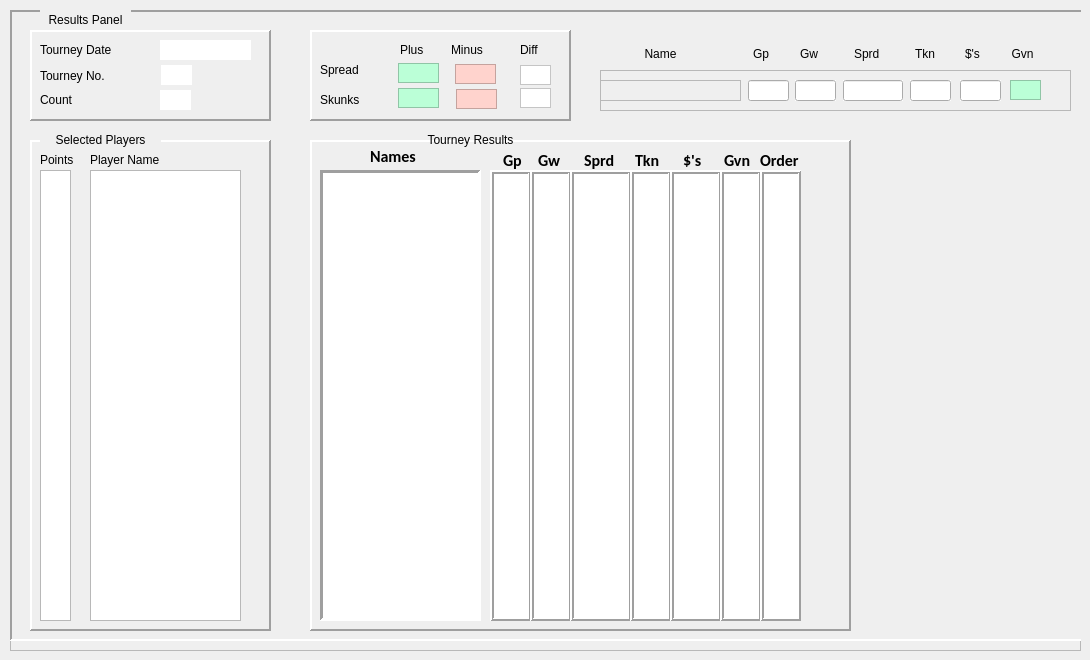
    <widget class="QWidget" name="resultsTab">
     <property name="autoFillBackground">
      <bool>true</bool>
     </property>
     <attribute name="title">
      <string>Results</string>
     </attribute>
     <widget class="QFrame" name="resultsTabPanel">
      <property name="geometry">
       <rect>
        <x>10</x>
        <y>10</y>
        <width>1071</width>
        <height>641</height>
       </rect>
      </property>
      <property name="autoFillBackground">
       <bool>true</bool>
      </property>
      <property name="frameShape">
       <enum>QFrame::Shape::StyledPanel</enum>
      </property>
      <property name="frameShadow">
       <enum>QFrame::Shadow::Raised</enum>
      </property>
      <widget class="QFrame" name="fr_resultsPanel">
       <property name="geometry">
        <rect>
         <x>0</x>
         <y>0</y>
         <width>1091</width>
         <height>631</height>
        </rect>
       </property>
       <property name="autoFillBackground">
        <bool>true</bool>
       </property>
       <property name="frameShape">
        <enum>QFrame::Shape::Panel</enum>
       </property>
       <property name="frameShadow">
        <enum>QFrame::Shadow::Sunken</enum>
       </property>
       <property name="lineWidth">
        <number>2</number>
       </property>
       <widget class="QFrame" name="fr_resultsHdrPanel">
        <property name="geometry">
         <rect>
          <x>20</x>
          <y>20</y>
          <width>241</width>
          <height>91</height>
         </rect>
        </property>
        <property name="autoFillBackground">
         <bool>true</bool>
        </property>
        <property name="frameShape">
         <enum>QFrame::Shape::Panel</enum>
        </property>
        <property name="frameShadow">
         <enum>QFrame::Shadow::Raised</enum>
        </property>
        <property name="lineWidth">
         <number>2</number>
        </property>
        <widget class="QLabel" name="label_9">
         <property name="geometry">
          <rect>
           <x>10</x>
           <y>10</y>
           <width>101</width>
           <height>20</height>
          </rect>
         </property>
         <property name="text">
          <string>Tourney Date</string>
         </property>
        </widget>
        <widget class="QLabel" name="label_10">
         <property name="geometry">
          <rect>
           <x>10</x>
           <y>36</y>
           <width>91</width>
           <height>20</height>
          </rect>
         </property>
         <property name="text">
          <string>Tourney No.</string>
         </property>
        </widget>
        <widget class="QLabel" name="label_11">
         <property name="geometry">
          <rect>
           <x>10</x>
           <y>60</y>
           <width>63</width>
           <height>20</height>
          </rect>
         </property>
         <property name="text">
          <string>Count</string>
         </property>
        </widget>
        <widget class="QLabel" name="lb_tourneyHdrDate">
         <property name="geometry">
          <rect>
           <x>130</x>
           <y>10</y>
           <width>91</width>
           <height>20</height>
          </rect>
         </property>
         <property name="styleSheet">
          <string notr="true">background-color: rgb(255, 255, 255);</string>
         </property>
         <property name="text">
          <string/>
         </property>
        </widget>
        <widget class="QLabel" name="lb_tourneyHdrNumber">
         <property name="geometry">
          <rect>
           <x>131</x>
           <y>35</y>
           <width>31</width>
           <height>20</height>
          </rect>
         </property>
         <property name="styleSheet">
          <string notr="true">background-color: rgb(255, 255, 255);</string>
         </property>
         <property name="text">
          <string/>
         </property>
        </widget>
        <widget class="QLabel" name="lb_tourneyHdrCount">
         <property name="geometry">
          <rect>
           <x>130</x>
           <y>60</y>
           <width>31</width>
           <height>20</height>
          </rect>
         </property>
         <property name="styleSheet">
          <string notr="true">background-color: rgb(255, 255, 255);</string>
         </property>
         <property name="text">
          <string/>
         </property>
        </widget>
       </widget>
       <widget class="QFrame" name="fr_resultsTracking">
        <property name="geometry">
         <rect>
          <x>300</x>
          <y>20</y>
          <width>261</width>
          <height>91</height>
         </rect>
        </property>
        <property name="frameShape">
         <enum>QFrame::Shape::Panel</enum>
        </property>
        <property name="frameShadow">
         <enum>QFrame::Shadow::Raised</enum>
        </property>
        <property name="lineWidth">
         <number>2</number>
        </property>
        <widget class="QLabel" name="label_12">
         <property name="geometry">
          <rect>
           <x>10</x>
           <y>30</y>
           <width>63</width>
           <height>20</height>
          </rect>
         </property>
         <property name="text">
          <string>Spread</string>
         </property>
        </widget>
        <widget class="QLabel" name="label_13">
         <property name="geometry">
          <rect>
           <x>10</x>
           <y>60</y>
           <width>63</width>
           <height>20</height>
          </rect>
         </property>
         <property name="text">
          <string>Skunks</string>
         </property>
        </widget>
        <widget class="QLabel" name="label_14">
         <property name="geometry">
          <rect>
           <x>90</x>
           <y>10</y>
           <width>31</width>
           <height>20</height>
          </rect>
         </property>
         <property name="text">
          <string>Plus</string>
         </property>
        </widget>
        <widget class="QLabel" name="label_15">
         <property name="geometry">
          <rect>
           <x>141</x>
           <y>10</y>
           <width>51</width>
           <height>20</height>
          </rect>
         </property>
         <property name="text">
          <string>Minus</string>
         </property>
        </widget>
        <widget class="QLabel" name="label_16">
         <property name="geometry">
          <rect>
           <x>210</x>
           <y>10</y>
           <width>31</width>
           <height>20</height>
          </rect>
         </property>
         <property name="text">
          <string>Diff</string>
         </property>
        </widget>
        <widget class="QLabel" name="lb_spreadPlusValue">
         <property name="geometry">
          <rect>
           <x>88</x>
           <y>33</y>
           <width>41</width>
           <height>20</height>
          </rect>
         </property>
         <property name="styleSheet">
          <string notr="true">
background-color: rgb(187, 255, 215)
</string>
         </property>
         <property name="frameShape">
          <enum>QFrame::Shape::StyledPanel</enum>
         </property>
         <property name="text">
          <string/>
         </property>
        </widget>
        <widget class="QLabel" name="lb_spreadMinusValue">
         <property name="geometry">
          <rect>
           <x>145</x>
           <y>34</y>
           <width>41</width>
           <height>20</height>
          </rect>
         </property>
         <property name="styleSheet">
          <string notr="true">background-color: rgb(255, 211, 205);</string>
         </property>
         <property name="frameShape">
          <enum>QFrame::Shape::StyledPanel</enum>
         </property>
         <property name="text">
          <string/>
         </property>
        </widget>
        <widget class="QLabel" name="lb_spreadDiffValue">
         <property name="geometry">
          <rect>
           <x>210</x>
           <y>35</y>
           <width>31</width>
           <height>20</height>
          </rect>
         </property>
         <property name="styleSheet">
          <string notr="true">background-color: rgb(255, 255, 255);</string>
         </property>
         <property name="frameShape">
          <enum>QFrame::Shape::StyledPanel</enum>
         </property>
         <property name="text">
          <string/>
         </property>
        </widget>
        <widget class="QLabel" name="lb_skunkPlusValue">
         <property name="geometry">
          <rect>
           <x>88</x>
           <y>58</y>
           <width>41</width>
           <height>20</height>
          </rect>
         </property>
         <property name="styleSheet">
          <string notr="true">background-color: rgb(187, 255, 215);</string>
         </property>
         <property name="frameShape">
          <enum>QFrame::Shape::StyledPanel</enum>
         </property>
         <property name="text">
          <string/>
         </property>
        </widget>
        <widget class="QLabel" name="lb_skunkMinusValue">
         <property name="geometry">
          <rect>
           <x>146</x>
           <y>59</y>
           <width>41</width>
           <height>20</height>
          </rect>
         </property>
         <property name="styleSheet">
          <string notr="true">background-color: rgb(255, 211, 205);</string>
         </property>
         <property name="frameShape">
          <enum>QFrame::Shape::StyledPanel</enum>
         </property>
         <property name="text">
          <string/>
         </property>
        </widget>
        <widget class="QLabel" name="lb_skunkDiffValue">
         <property name="geometry">
          <rect>
           <x>210</x>
           <y>58</y>
           <width>31</width>
           <height>20</height>
          </rect>
         </property>
         <property name="styleSheet">
          <string notr="true">
background-color: rgb(255, 255, 255);</string>
         </property>
         <property name="frameShape">
          <enum>QFrame::Shape::StyledPanel</enum>
         </property>
         <property name="text">
          <string/>
         </property>
        </widget>
       </widget>
       <widget class="QFrame" name="fr_selectedPlayersPanel">
        <property name="geometry">
         <rect>
          <x>20</x>
          <y>130</y>
          <width>241</width>
          <height>491</height>
         </rect>
        </property>
        <property name="autoFillBackground">
         <bool>true</bool>
        </property>
        <property name="frameShape">
         <enum>QFrame::Shape::Panel</enum>
        </property>
        <property name="frameShadow">
         <enum>QFrame::Shadow::Raised</enum>
        </property>
        <property name="lineWidth">
         <number>2</number>
        </property>
        <widget class="QLabel" name="label_7">
         <property name="geometry">
          <rect>
           <x>10</x>
           <y>10</y>
           <width>41</width>
           <height>20</height>
          </rect>
         </property>
         <property name="text">
          <string>Points</string>
         </property>
        </widget>
        <widget class="QLabel" name="listOfPlayerNames">
         <property name="geometry">
          <rect>
           <x>60</x>
           <y>10</y>
           <width>91</width>
           <height>20</height>
          </rect>
         </property>
         <property name="text">
          <string>Player Name</string>
         </property>
        </widget>
        <widget class="QListWidget" name="lw_listOfPlayersPoints">
         <property name="geometry">
          <rect>
           <x>10</x>
           <y>30</y>
           <width>31</width>
           <height>451</height>
          </rect>
         </property>
        </widget>
        <widget class="QListWidget" name="lw_listOfResultPlayers">
         <property name="geometry">
          <rect>
           <x>60</x>
           <y>30</y>
           <width>151</width>
           <height>451</height>
          </rect>
         </property>
        </widget>
       </widget>
       <widget class="QFrame" name="fr_tourneyResultsPanel">
        <property name="geometry">
         <rect>
          <x>300</x>
          <y>130</y>
          <width>541</width>
          <height>491</height>
         </rect>
        </property>
        <property name="autoFillBackground">
         <bool>true</bool>
        </property>
        <property name="frameShape">
         <enum>QFrame::Shape::Panel</enum>
        </property>
        <property name="frameShadow">
         <enum>QFrame::Shadow::Raised</enum>
        </property>
        <property name="lineWidth">
         <number>2</number>
        </property>
        <widget class="QListWidget" name="lw_listOfResultsNames">
         <property name="geometry">
          <rect>
           <x>10</x>
           <y>30</y>
           <width>161</width>
           <height>451</height>
          </rect>
         </property>
         <property name="frameShape">
          <enum>QFrame::Shape::Panel</enum>
         </property>
         <property name="lineWidth">
          <number>3</number>
         </property>
        </widget>
        <widget class="QLabel" name="label_23">
         <property name="geometry">
          <rect>
           <x>60</x>
           <y>6</y>
           <width>63</width>
           <height>20</height>
          </rect>
         </property>
         <property name="font">
          <font>
           <family>Calibri</family>
           <pointsize>12</pointsize>
           <bold>true</bold>
          </font>
         </property>
         <property name="text">
          <string>Names</string>
         </property>
         <property name="alignment">
          <set>Qt::AlignmentFlag::AlignLeading|Qt::AlignmentFlag::AlignLeft|Qt::AlignmentFlag::AlignVCenter</set>
         </property>
        </widget>
        <widget class="QLabel" name="label_24">
         <property name="geometry">
          <rect>
           <x>193</x>
           <y>10</y>
           <width>21</width>
           <height>20</height>
          </rect>
         </property>
         <property name="font">
          <font>
           <family>Calibri</family>
           <pointsize>12</pointsize>
           <bold>true</bold>
          </font>
         </property>
         <property name="text">
          <string>Gp</string>
         </property>
        </widget>
        <widget class="QLabel" name="label_25">
         <property name="geometry">
          <rect>
           <x>228</x>
           <y>10</y>
           <width>31</width>
           <height>20</height>
          </rect>
         </property>
         <property name="font">
          <font>
           <family>Calibri</family>
           <pointsize>12</pointsize>
           <bold>true</bold>
          </font>
         </property>
         <property name="text">
          <string>Gw</string>
         </property>
        </widget>
        <widget class="QLabel" name="label_26">
         <property name="geometry">
          <rect>
           <x>274</x>
           <y>10</y>
           <width>41</width>
           <height>20</height>
          </rect>
         </property>
         <property name="font">
          <font>
           <family>Calibri</family>
           <pointsize>12</pointsize>
           <bold>true</bold>
          </font>
         </property>
         <property name="text">
          <string>Sprd</string>
         </property>
        </widget>
        <widget class="QLabel" name="label_27">
         <property name="geometry">
          <rect>
           <x>325</x>
           <y>10</y>
           <width>31</width>
           <height>20</height>
          </rect>
         </property>
         <property name="font">
          <font>
           <family>Calibri</family>
           <pointsize>12</pointsize>
           <bold>true</bold>
          </font>
         </property>
         <property name="text">
          <string>Tkn</string>
         </property>
        </widget>
        <widget class="QLabel" name="label_28">
         <property name="geometry">
          <rect>
           <x>450</x>
           <y>10</y>
           <width>41</width>
           <height>20</height>
          </rect>
         </property>
         <property name="font">
          <font>
           <family>Calibri</family>
           <pointsize>12</pointsize>
           <bold>true</bold>
          </font>
         </property>
         <property name="text">
          <string>Order</string>
         </property>
        </widget>
        <widget class="QLabel" name="label_29">
         <property name="geometry">
          <rect>
           <x>414</x>
           <y>10</y>
           <width>31</width>
           <height>20</height>
          </rect>
         </property>
         <property name="font">
          <font>
           <family>Calibri</family>
           <pointsize>12</pointsize>
           <bold>true</bold>
          </font>
         </property>
         <property name="text">
          <string>Gvn</string>
         </property>
        </widget>
        <widget class="QLabel" name="label_31">
         <property name="geometry">
          <rect>
           <x>373</x>
           <y>10</y>
           <width>21</width>
           <height>20</height>
          </rect>
         </property>
         <property name="font">
          <font>
           <family>Calibri</family>
           <pointsize>12</pointsize>
           <bold>true</bold>
          </font>
         </property>
         <property name="text">
          <string>$'s</string>
         </property>
        </widget>
        <widget class="QListWidget" name="lw_listOfResultsGp">
         <property name="geometry">
          <rect>
           <x>180</x>
           <y>30</y>
           <width>41</width>
           <height>451</height>
          </rect>
         </property>
         <property name="frameShape">
          <enum>QFrame::Shape::Box</enum>
         </property>
         <property name="frameShadow">
          <enum>QFrame::Shadow::Raised</enum>
         </property>
         <property name="lineWidth">
          <number>2</number>
         </property>
        </widget>
        <widget class="QListWidget" name="lw_listOfResultsGw">
         <property name="geometry">
          <rect>
           <x>220</x>
           <y>30</y>
           <width>41</width>
           <height>451</height>
          </rect>
         </property>
         <property name="frameShape">
          <enum>QFrame::Shape::Box</enum>
         </property>
         <property name="frameShadow">
          <enum>QFrame::Shadow::Raised</enum>
         </property>
         <property name="lineWidth">
          <number>2</number>
         </property>
        </widget>
        <widget class="QListWidget" name="lw_listOfResultsSprd">
         <property name="geometry">
          <rect>
           <x>260</x>
           <y>30</y>
           <width>61</width>
           <height>451</height>
          </rect>
         </property>
         <property name="frameShape">
          <enum>QFrame::Shape::Box</enum>
         </property>
         <property name="frameShadow">
          <enum>QFrame::Shadow::Raised</enum>
         </property>
         <property name="lineWidth">
          <number>2</number>
         </property>
        </widget>
        <widget class="QListWidget" name="lw_listOfResultsTkn">
         <property name="geometry">
          <rect>
           <x>320</x>
           <y>30</y>
           <width>41</width>
           <height>451</height>
          </rect>
         </property>
         <property name="frameShape">
          <enum>QFrame::Shape::Box</enum>
         </property>
         <property name="frameShadow">
          <enum>QFrame::Shadow::Raised</enum>
         </property>
         <property name="lineWidth">
          <number>2</number>
         </property>
        </widget>
        <widget class="QListWidget" name="lw_listOfResultsCash">
         <property name="geometry">
          <rect>
           <x>360</x>
           <y>30</y>
           <width>51</width>
           <height>451</height>
          </rect>
         </property>
         <property name="frameShape">
          <enum>QFrame::Shape::Box</enum>
         </property>
         <property name="frameShadow">
          <enum>QFrame::Shadow::Raised</enum>
         </property>
         <property name="lineWidth">
          <number>2</number>
         </property>
        </widget>
        <widget class="QListWidget" name="lw_listOfResultsGvn">
         <property name="geometry">
          <rect>
           <x>410</x>
           <y>30</y>
           <width>41</width>
           <height>451</height>
          </rect>
         </property>
         <property name="frameShape">
          <enum>QFrame::Shape::Box</enum>
         </property>
         <property name="frameShadow">
          <enum>QFrame::Shadow::Raised</enum>
         </property>
         <property name="lineWidth">
          <number>2</number>
         </property>
        </widget>
        <widget class="QListWidget" name="lw_listOfResultsOrder">
         <property name="geometry">
          <rect>
           <x>450</x>
           <y>30</y>
           <width>41</width>
           <height>451</height>
          </rect>
         </property>
         <property name="frameShape">
          <enum>QFrame::Shape::Box</enum>
         </property>
         <property name="frameShadow">
          <enum>QFrame::Shadow::Raised</enum>
         </property>
         <property name="lineWidth">
          <number>2</number>
         </property>
        </widget>
       </widget>
       <widget class="QLabel" name="label_5">
        <property name="geometry">
         <rect>
          <x>30</x>
          <y>120</y>
          <width>121</width>
          <height>20</height>
         </rect>
        </property>
        <property name="autoFillBackground">
         <bool>true</bool>
        </property>
        <property name="text">
         <string>Selected Players</string>
        </property>
        <property name="alignment">
         <set>Qt::AlignmentFlag::AlignCenter</set>
        </property>
       </widget>
       <widget class="QLabel" name="label_6">
        <property name="geometry">
         <rect>
          <x>400</x>
          <y>120</y>
          <width>121</width>
          <height>20</height>
         </rect>
        </property>
        <property name="text">
         <string>Tourney Results</string>
        </property>
        <property name="alignment">
         <set>Qt::AlignmentFlag::AlignCenter</set>
        </property>
       </widget>
       <widget class="QLabel" name="label_41">
        <property name="geometry">
         <rect>
          <x>580</x>
          <y>34</y>
          <width>141</width>
          <height>20</height>
         </rect>
        </property>
        <property name="text">
         <string>Name</string>
        </property>
        <property name="alignment">
         <set>Qt::AlignmentFlag::AlignCenter</set>
        </property>
       </widget>
       <widget class="QLabel" name="label_42">
        <property name="geometry">
         <rect>
          <x>743</x>
          <y>34</y>
          <width>31</width>
          <height>20</height>
         </rect>
        </property>
        <property name="text">
         <string>Gp</string>
        </property>
       </widget>
       <widget class="QLabel" name="label_43">
        <property name="geometry">
         <rect>
          <x>790</x>
          <y>34</y>
          <width>31</width>
          <height>20</height>
         </rect>
        </property>
        <property name="text">
         <string>Gw</string>
        </property>
       </widget>
       <widget class="QLabel" name="label_44">
        <property name="geometry">
         <rect>
          <x>844</x>
          <y>34</y>
          <width>51</width>
          <height>20</height>
         </rect>
        </property>
        <property name="text">
         <string>Sprd</string>
        </property>
       </widget>
       <widget class="QLabel" name="label_45">
        <property name="geometry">
         <rect>
          <x>905</x>
          <y>34</y>
          <width>31</width>
          <height>20</height>
         </rect>
        </property>
        <property name="text">
         <string>Tkn</string>
        </property>
       </widget>
       <widget class="QLabel" name="label_46">
        <property name="geometry">
         <rect>
          <x>955</x>
          <y>34</y>
          <width>31</width>
          <height>20</height>
         </rect>
        </property>
        <property name="text">
         <string>$'s</string>
        </property>
       </widget>
       <widget class="QLabel" name="label_47">
        <property name="geometry">
         <rect>
          <x>992</x>
          <y>34</y>
          <width>41</width>
          <height>20</height>
         </rect>
        </property>
        <property name="text">
         <string>Gvn</string>
        </property>
        <property name="alignment">
         <set>Qt::AlignmentFlag::AlignCenter</set>
        </property>
       </widget>
       <widget class="QFrame" name="fr_resultLine">
        <property name="geometry">
         <rect>
          <x>590</x>
          <y>60</y>
          <width>471</width>
          <height>41</height>
         </rect>
        </property>
        <property name="frameShape">
         <enum>QFrame::Shape::StyledPanel</enum>
        </property>
        <property name="frameShadow">
         <enum>QFrame::Shadow::Raised</enum>
        </property>
        <widget class="QLabel" name="label_40">
         <property name="geometry">
          <rect>
           <x>380</x>
           <y>10</y>
           <width>31</width>
           <height>20</height>
          </rect>
         </property>
         <property name="text">
          <string/>
         </property>
        </widget>
        <widget class="QLineEdit" name="le_resultLinePlayerTkn">
         <property name="geometry">
          <rect>
           <x>310</x>
           <y>10</y>
           <width>41</width>
           <height>21</height>
          </rect>
         </property>
         <property name="autoFillBackground">
          <bool>true</bool>
         </property>
        </widget>
        <widget class="QLineEdit" name="le_resultLinePlayerCash">
         <property name="geometry">
          <rect>
           <x>360</x>
           <y>10</y>
           <width>41</width>
           <height>21</height>
          </rect>
         </property>
         <property name="autoFillBackground">
          <bool>true</bool>
         </property>
        </widget>
        <widget class="QLineEdit" name="le_resultLinePlayerSprd">
         <property name="geometry">
          <rect>
           <x>243</x>
           <y>10</y>
           <width>60</width>
           <height>21</height>
          </rect>
         </property>
         <property name="autoFillBackground">
          <bool>true</bool>
         </property>
        </widget>
        <widget class="QLabel" name="lb_resultLinePlayerName">
         <property name="geometry">
          <rect>
           <x>0</x>
           <y>10</y>
           <width>141</width>
           <height>21</height>
          </rect>
         </property>
         <property name="font">
          <font>
           <pointsize>12</pointsize>
           <bold>true</bold>
          </font>
         </property>
         <property name="styleSheet">
          <string notr="true">color: rgb(122, 122, 122)</string>
         </property>
         <property name="frameShape">
          <enum>QFrame::Shape::StyledPanel</enum>
         </property>
         <property name="text">
          <string/>
         </property>
        </widget>
        <widget class="QLineEdit" name="le_resultLinePlayerGw">
         <property name="geometry">
          <rect>
           <x>195</x>
           <y>10</y>
           <width>41</width>
           <height>21</height>
          </rect>
         </property>
         <property name="acceptDrops">
          <bool>false</bool>
         </property>
         <property name="autoFillBackground">
          <bool>true</bool>
         </property>
        </widget>
        <widget class="QLabel" name="lb_resultLinePlayerGvn">
         <property name="geometry">
          <rect>
           <x>410</x>
           <y>10</y>
           <width>31</width>
           <height>20</height>
          </rect>
         </property>
         <property name="autoFillBackground">
          <bool>false</bool>
         </property>
         <property name="styleSheet">
          <string notr="true">background-color: rgb(187, 255, 215)</string>
         </property>
         <property name="frameShape">
          <enum>QFrame::Shape::StyledPanel</enum>
         </property>
         <property name="text">
          <string/>
         </property>
        </widget>
        <widget class="QLineEdit" name="le_resultLinePlayerGp">
         <property name="geometry">
          <rect>
           <x>148</x>
           <y>10</y>
           <width>41</width>
           <height>21</height>
          </rect>
         </property>
        </widget>
       </widget>
      </widget>
      <widget class="QLabel" name="label_3">
       <property name="geometry">
        <rect>
         <x>30</x>
         <y>0</y>
         <width>91</width>
         <height>20</height>
        </rect>
       </property>
       <property name="autoFillBackground">
        <bool>true</bool>
       </property>
       <property name="text">
        <string>Results Panel</string>
       </property>
       <property name="alignment">
        <set>Qt::AlignmentFlag::AlignCenter</set>
       </property>
      </widget>
     </widget>
    </widget>
